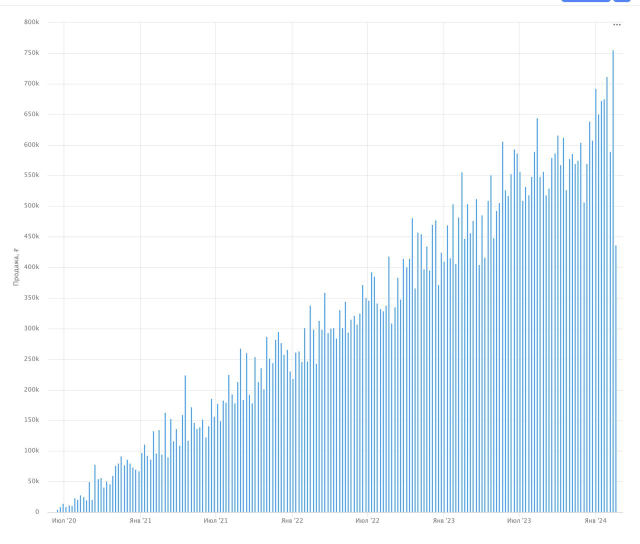
//> input picture src/real_2.jpg, 1280 x 1087 px (shown at 1/2 size)
$ ./main   (built with g++ and OpenCV 4)
//> lines starting //> are read from the running program, lines starting //| are printed output that depends on the picture; after the words box and inside, x2 and y2 are one past the last pixel; in counts of white or black regions, pixels touching at a corner belong together
#include <opencv2/opencv.hpp>
#include <iostream>
#include <vector>
#include <algorithm> // Для std::max_element

void drawHistogram(const std::vector<double>& lengths, const cv::Scalar& histColor) {
    // Размеры изображения гистограммы
    int histWidth = 512; // Ширина изображения
    int histHeight = 400; // Высота изображения
    int binWidth = cvRound((double) histWidth / lengths.size()); // Ширина столбца

    // Создание изображения гистограммы
    cv::Mat histImage(histHeight, histWidth, CV_8UC3, cv::Scalar(255, 255, 255));

    // Нахождение максимального значения для нормализации
    double maxVal = *std::max_element(lengths.begin(), lengths.end());

    // Нормализация значений и отрисовка каждого столбца гистограммы
    for (size_t i = 0; i < lengths.size(); i++) {
        rectangle(histImage,
                  cv::Point(i * binWidth, histHeight),
                  cv::Point((i + 1) * binWidth, histHeight - cvRound(lengths[i] * histHeight / maxVal)),
                  histColor, cv::FILLED);
    }

    // Отображение гистограммы
    cv::imshow("Гистограмма", histImage);
    cv::waitKey(0);
}

int main() {
    // Чтение изображения гистограммы
    cv::Mat image = cv::imread("../src/real_2.jpg", cv::IMREAD_COLOR);
//> image is the input picture: 1087 rows x 1280 cols, CV_8UC3; mean B, G, R 249.4, 242.2, 231.8
    if (image.empty()) {
        std::cout << "Не удалось загрузить изображение" << std::endl;
        return -1;
    }

    // Преобразование из BGR в HSV
    cv::Mat hsvImage;
    cv::cvtColor(image, hsvImage, cv::COLOR_BGR2HSV);
//> hsvImage: 1087 rows x 1280 cols, CV_8UC3; mean H, S, V 33.7, 20.2, 249.5

    // Определение диапазона HSV для синего цвета гистограммы
    // Эти значения могут потребовать настройки
    cv::Scalar lowerBlue(100, 150, 0); // Нижний порог синего цвета в HSV
    cv::Scalar upperBlue(140, 255, 255); // Верхний порог синего цвета в HSV

    // Пороговая обработка для выделения синего цвета
    cv::Mat blueMask;
    cv::inRange(hsvImage, lowerBlue, upperBlue, blueMask);
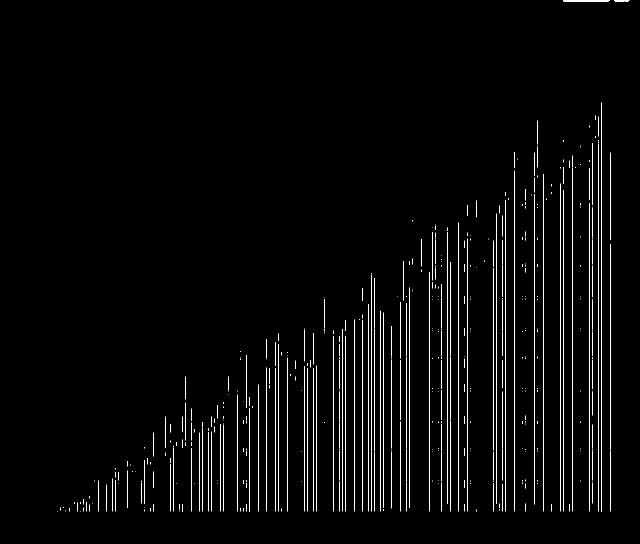
//> blueMask: 1087 rows x 1280 cols, CV_8UC1 (shown at 1/2 size); 2.1% white in thin lines or dots, all inside (x1, y1, x2, y2) = (115, 0, 1259, 1023)

    // Нарисовать только горизонтальные линии контуров на исходном изображении
    // Нахождение контуров на бинарном изображении
 // Нахождение контуров на бинарном изображении
    std::vector<std::vector<cv::Point>> contours;
    cv::findContours(blueMask, contours, cv::RETR_EXTERNAL, cv::CHAIN_APPROX_SIMPLE);
//> contours = 463 contours, 453 with area under 20; largest, box (x1, y1, x2, y2) and area: (1202, 205, 1204, 1023) 804, (1010, 400, 1012, 1023) 608, (934, 477, 936, 1023) 411, (498, 816, 500, 1023) 196, (1126, 0, 1219, 3) 182

    // Вектор для хранения длин горизонтальных линий
    std::vector<double> horizontalLineLengths;

    // Обход всех контуров
    for (size_t i = 0; i < contours.size(); i++) {
        // Упрощение контура до многоугольника
        std::vector<cv::Point> polygon;
        cv::approxPolyDP(contours[i], polygon, 0.1, true);
        std::cout << "Идет обход полигона " << i << "\n";
        // Обход всех сторон многоугольника
        for (size_t j = 0; j < polygon.size(); j++) {
            // Получение следующей точки (циклически)
            cv::Point p1 = polygon[j];
            cv::Point p2 = polygon[(j + 1) % polygon.size()];
            std::cout << "{" << p1.x  << "," << p1.y << "} {" << p2.x  << "," << p2.y  << "}\n";
            // Проверка, является ли линия горизонтальной
            if (p1.y != 401 and std::abs(p1.y - p2.y)<=1) {
            //if (true) {
                double length = 401-p1.y;
                horizontalLineLengths.push_back(length);
                // Рисование горизонтальной линии
                cv::line(image, p1, p2, cv::Scalar(0, 255, 0), 2);
            }
        }
    }
//> this loop made 463 passes
//> polygon on passes 1 to 3: 1 Point (x, y): [160, 1022], 1 Point (x, y): [115, 1022], 2 Points (x, y): [359, 1021], [359, 1022]
//| Идет обход полигона 0
//| Идет обход полигона 1
//| Идет обход полигона 2
//| Идет обход полигона 3
//| Идет обход полигона 4
//| Идет обход полигона 5
//| Идет обход полигона 6
//| Идет обход полигона 7
//> (output is shown up to pass 8 of 463)
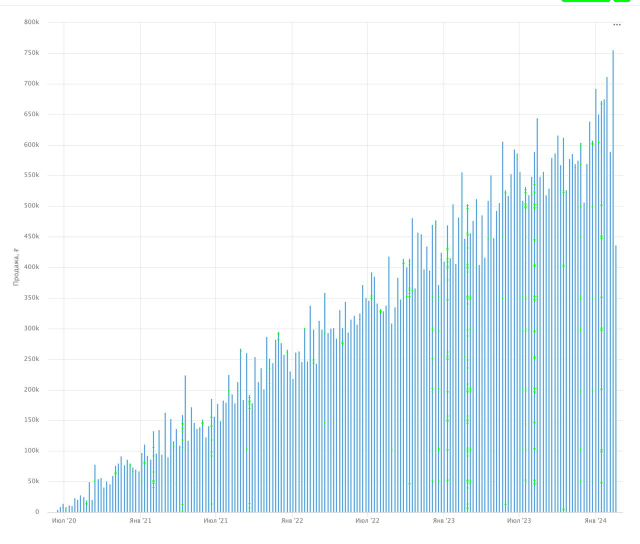
//> image: 1087 rows x 1280 cols, CV_8UC3 (shown at 1/2 size); 0.24% of pixels changed, all inside (x1, y1, x2, y2) = (114, 0, 1260, 1024)
//> after the loop, horizontalLineLengths = 438 values, max 401 at index 421, min -621 at index 0, mean -292.8

    // Отображение изображения с контурами
    cv::imshow("Изображение с выделенными горизонтальными линиями", image);
    cv::waitKey(0);

        // Вывод значений в консоль
    std::cout << "[";
    for (size_t i = 0; i < horizontalLineLengths.size(); i++) {
        std::cout << horizontalLineLengths[i];
        if (i < horizontalLineLengths.size() - 1) std::cout << ", ";
    }
//> this loop made 438 passes
//| -621, -621, -620, -621, -620, -621, -614, -613,
//> (output is shown up to pass 8 of 438)
    std::cout << "]" << std::endl;

    // Отрисовка гистограммы с длинами горизонтальных линий
    //drawHistogram(horizontalLineLengths, cv::Scalar(185, 121, 0)); // Используем BGR формат цвета

    return 0;
}

$ run again, with src/real_1.jpg copied over src/real_2.jpg
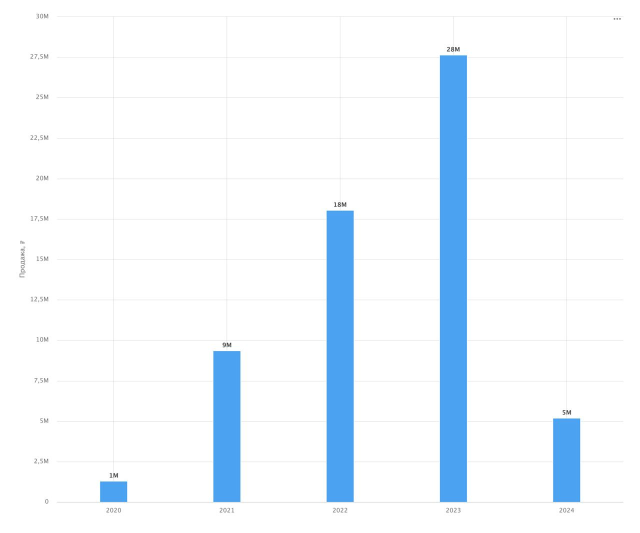
//> input picture src/real_1.jpg, 1280 x 1066 px (shown at 1/2 size)
//> image is the input picture: 1066 rows x 1280 cols, CV_8UC3; mean B, G, R 253.1, 247, 240.1
//> hsvImage: 1066 rows x 1280 cols, CV_8UC3; mean H, S, V 11.3, 13.9, 253.1
//> `cv::inRange(hsvImage, lowerBlue, upperBlue, blueMask);`:
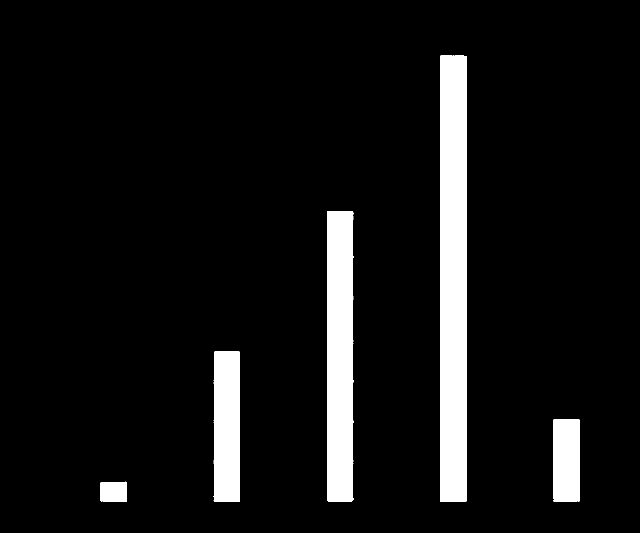
//> blueMask: 1066 rows x 1280 cols, CV_8UC1 (shown at 1/2 size); 7.6% white; 5 white regions
//> contours = 5 contours; box (x1, y1, x2, y2) and area: (880, 111, 933, 1003) 46315, (654, 422, 707, 1003) 29612, (427, 703, 480, 1003) 15260, (1107, 838, 1160, 1003) 8517, (201, 963, 254, 1003) 1964
//> the loop `for (size_t i = 0; i < contours.size(); i++)` made 5 passes
//| Идет обход полигона 0
//| Идет обход полигона 1
//| Идет обход полигона 2
//| Идет обход полигона 3
//| Идет обход полигона 4
//> after the loop `for (size_t i = 0; i < contours.size(); i++)`:
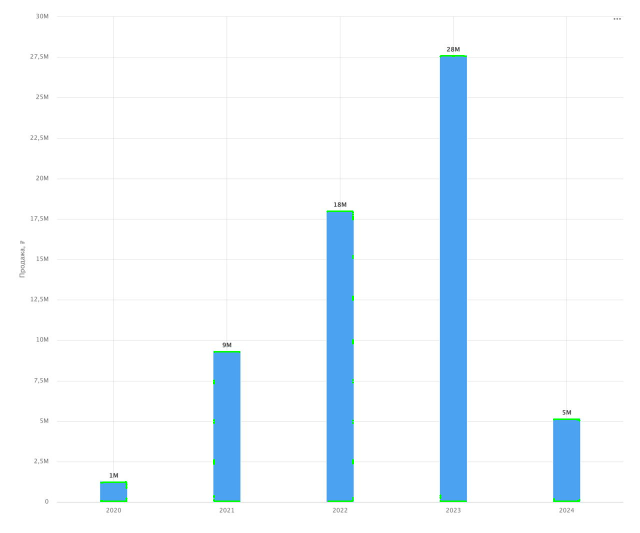
//> image: 1066 rows x 1280 cols, CV_8UC3 (shown at 1/2 size); 0.16% of pixels changed, all inside (x1, y1, x2, y2) = (200, 110, 1161, 1004)
//> after the loop `for (size_t i = 0; i < contours.size(); i++)`: horizontalLineLengths = 130 values, max 290 at index 113, min -601 at index 7, mean -363.8
//> the loop `for (size_t i = 0; i < horizontalLineLengths.size(); i++)` made 130 passes
//| -563, -563, -562, -563, -563,
//> (output is shown up to pass 5 of 130)

$ run again, with src/2024-02-24 17.22.29.jpg copied over src/real_2.jpg
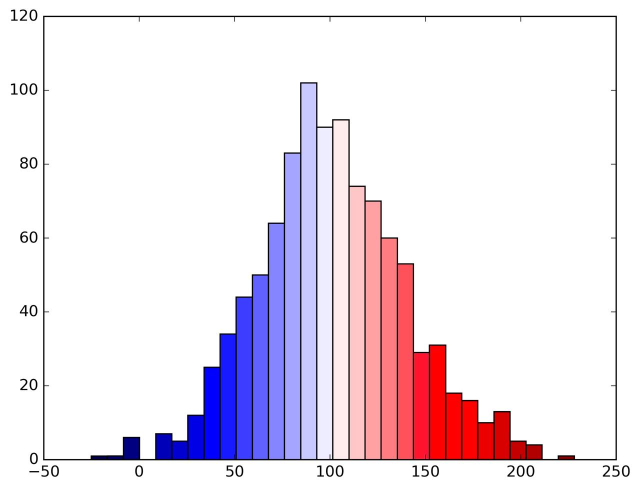
//> input picture src/2024-02-24 17.22.29.jpg, 1280 x 978 px (shown at 1/2 size)
//> image is the input picture: 978 rows x 1280 cols, CV_8UC3; mean B, G, R 236.6, 226.2, 236.4
//> hsvImage: 978 rows x 1280 cols, CV_8UC3; mean H, S, V 21.6, 25, 246.6
//> `cv::inRange(hsvImage, lowerBlue, upperBlue, blueMask);`:
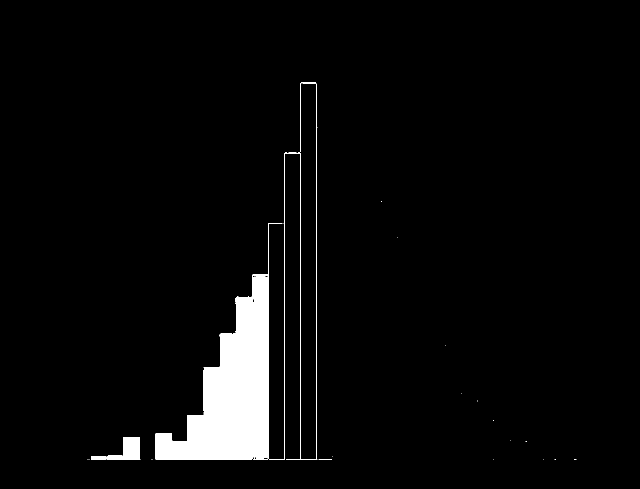
//> blueMask: 978 rows x 1280 cols, CV_8UC1 (shown at 1/2 size); 3.8% white; 22 white regions (17 under 20 px)
//> contours = 22 contours, 18 with area under 20; largest, box (x1, y1, x2, y2) and area: (311, 446, 565, 920) 42480, (182, 874, 280, 920) 1944, (538, 167, 635, 920) 592, (601, 165, 632, 304) 28
//> the loop `for (size_t i = 0; i < contours.size(); i++)` made 22 passes
//> polygon on passes 1, 2, 3, 4, 5, 6, 7, 10: 2 Points (x, y): [1109, 919], [1111, 919], 1 Point (x, y): [1086, 919], 1 Point (x, y): [986, 919], 2 Points (x, y): [303, 919], [304, 919], 1 Point (x, y): [281, 919], 1 Point (x, y): [178, 919], 2 Points (x, y): [175, 919], [176, 919], 1 Point (x, y): [665, 912]
//> (printed output is left out)
//> after the loop `for (size_t i = 0; i < contours.size(); i++)`:
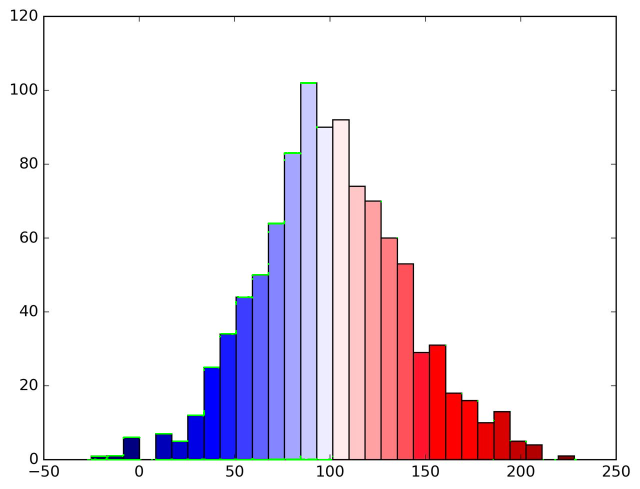
//> image: 978 rows x 1280 cols, CV_8UC3 (shown at 1/2 size); 0.26% of pixels changed, all inside (x1, y1, x2, y2) = (174, 164, 1154, 921)
//> after the loop `for (size_t i = 0; i < contours.size(); i++)`: horizontalLineLengths = 217 values, max 236 at index 211, min -518 at index 0, mean -340.4
//> the loop `for (size_t i = 0; i < horizontalLineLengths.size(); i++)` made 217 passes
//| -518, -518, -518, -518, -518,
//> (output is shown up to pass 5 of 217)
